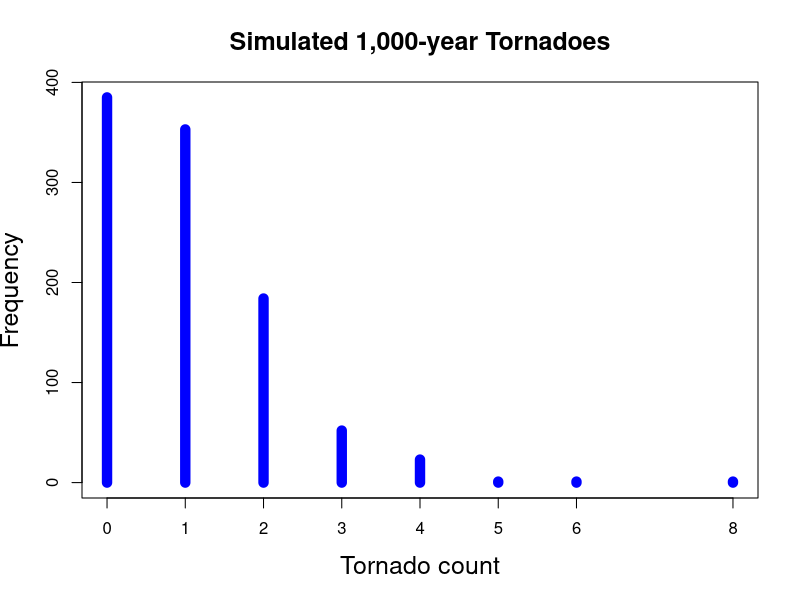

Write the R code that produced this figure.
## ---- chunk 1
knitr::opts_chunk$set(echo = TRUE)
## ---- chunk 2
# set number of years
n <- 100
# set annual exceedence probability
p <- 1/n
# probability of no 1,000-year event in 1000 years
(1-p)^n
## ---- chunk 3
# generation of thousand random numbers
y <- runif(1000)
# counting all numbers >=0.999
(obs <- sum(y >= 0.999))
## ---- chunk 4
# generate 1000 time series and list it column-wise
y_long <- matrix(runif(1e6), ncol = 1000)
# compute the column sums
obs_long <- colSums(y_long >= 0.999)
## ---- chunk 5
plot(table(obs_long), lwd = 10,
     main = "Simulated 1,000-year Tornadoes",
     col = "blue",
     xlab = "Tornado count",
     ylab = "Frequency",
     cex.lab = 1.5, cex.main = 1.5)
